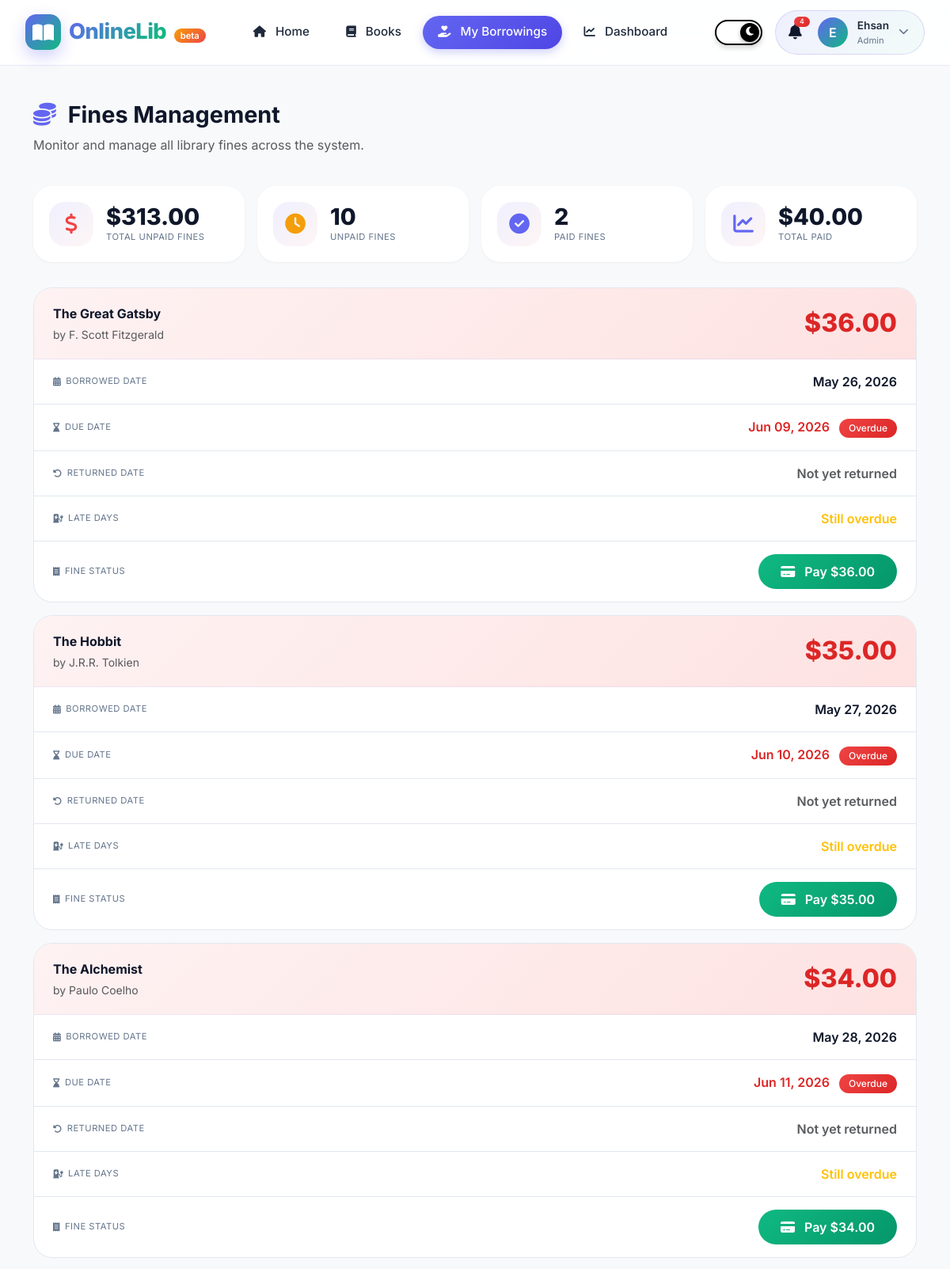
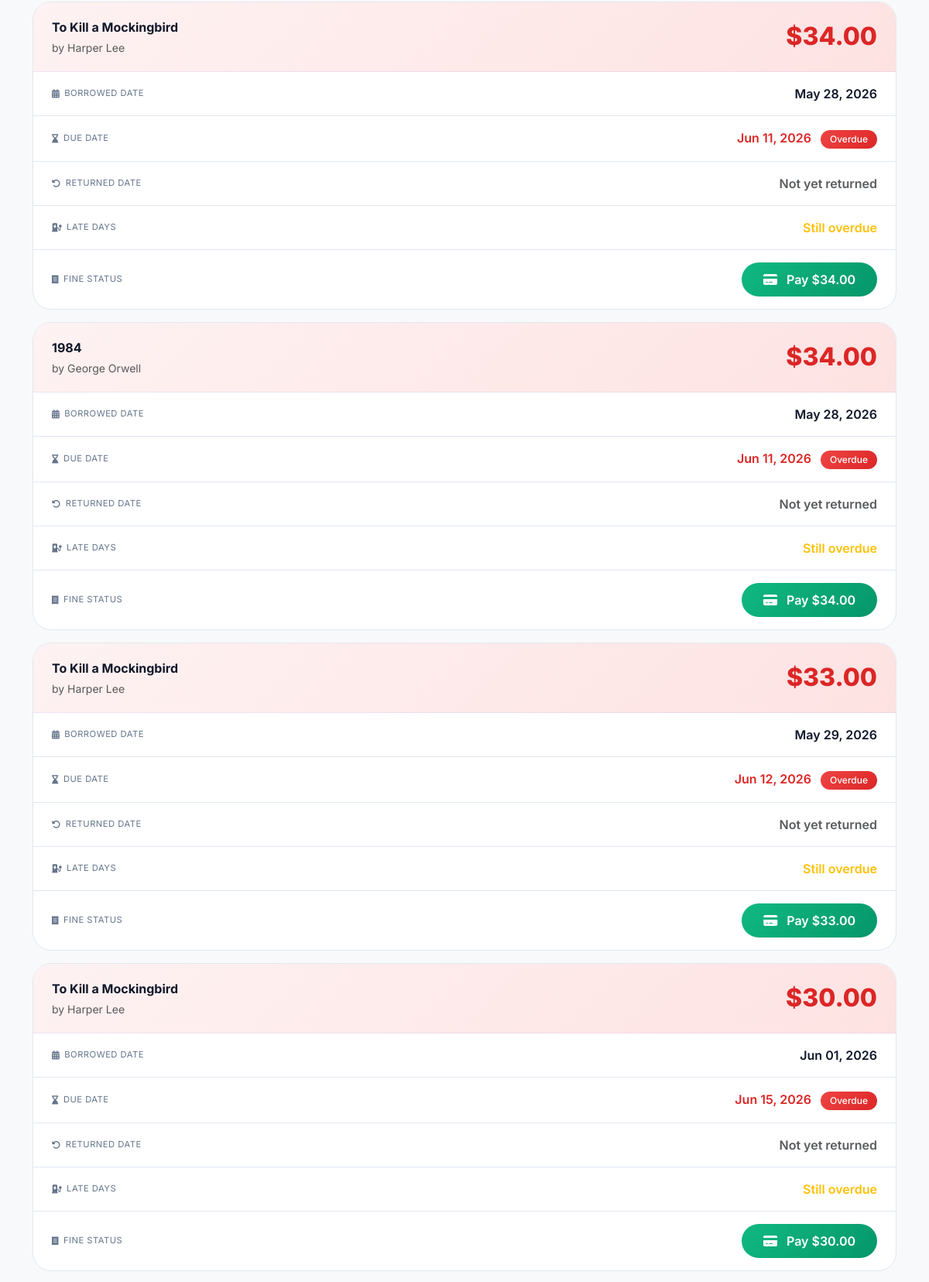
The app's page /borrowing/fines/ (signed in, upper part) with its own data (2 pictures, top to bottom).
### accounts/models.py (models this page shows, shortened)
class CustomUser(AbstractUser):
    class Role(models.TextChoices):
        ADMIN = "ADMIN", _("Admin")
        MEMBER = "MEMBER", _("Member")
    email = models.EmailField(_("email address"), unique=True)
    role = models.CharField(
        _("role"),
        max_length=10,
        choices=Role.choices,
        default=Role.MEMBER,
    )
    objects = CustomUserManager()
    USERNAME_FIELD = "username"
    REQUIRED_FIELDS = ["email"]
    class Meta:
        verbose_name = _("user")
        verbose_name_plural = _("users")

### borrowing/models.py (models this page shows, shortened)
class Fine(models.Model):
    user = models.ForeignKey(
        settings.AUTH_USER_MODEL,
        on_delete=models.CASCADE,
        related_name="fines",
    )
    borrow = models.OneToOneField(
        Borrow,
        on_delete=models.CASCADE,
        related_name="fine",
    )
    amount = models.DecimalField(max_digits=6, decimal_places=2, default=0.00)
    is_paid = models.BooleanField(default=False)
    class Meta:
        ordering = ["is_paid", "-amount"]

class Borrow(models.Model):
    class StatusChoices(models.TextChoices):
        PENDING = "PENDING", "Pending Request"
        BORROWED = "BORROWED", "Borrowed"
        RETURNED = "RETURNED", "Returned"
        REJECTED = "REJECTED", "Rejected"
    user = models.ForeignKey(
        settings.AUTH_USER_MODEL,
        on_delete=models.CASCADE,
        related_name="borrowings",
    )
    book = models.ForeignKey(
        Book,
        on_delete=models.CASCADE,
        related_name="borrowings",
    )
    request_date = models.DateTimeField(default=timezone.now)
    borrow_date = models.DateTimeField(null=True, blank=True)
    due_date = models.DateTimeField(null=True, blank=True)
    return_date = models.DateTimeField(null=True, blank=True)
    status = models.CharField(
        max_length=10,
        choices=StatusChoices.choices,
        default=StatusChoices.PENDING,
    )
    approved_by = models.ForeignKey(
        settings.AUTH_USER_MODEL,
        on_delete=models.SET_NULL,
        null=True,
        blank=True,
        related_name="approved_borrowings",
    )
    rejected_reason = models.TextField(blank=True, default="")
    class Meta:
        ordering = ["-request_date"]

### books/models.py (models this page shows, shortened)
class Book(models.Model):
    title = models.CharField(max_length=255)
    author = models.CharField(max_length=255)
    genre = models.CharField(max_length=100)
    description = models.TextField(blank=True)
    publish_year = models.PositiveIntegerField()
    isbn = models.CharField(
        max_length=13,
        unique=True,
        validators=[
            RegexValidator(
                regex=r'^\d{13}$',
                message="ISBN must be exactly 13 digits.",
                code="invalid_isbn"
            )
        ]
    )
    total_copies = models.PositiveIntegerField(default=1)
    available_copies = models.PositiveIntegerField(default=1)
    cover_image = models.ImageField(upload_to="book_covers/", blank=True)
    def __init__(self, *args, **kwargs):
        available_copies_was_provided = "available_copies" in kwargs
        super().__init__(*args, **kwargs)
        self._available_copies_was_provided = available_copies_was_provided
    def __setattr__(self, name, value):
        if name == "available_copies" and "_available_copies_was_provided" in self.__dict__:
            self.__dict__["_available_copies_was_provided"] = True
        super().__setattr__(name, value)
    class Meta:
        ordering = ["title"]
        verbose_name = "book"
        verbose_name_plural = "books"

### borrowing/views.py (the view, shortened to what this page needs)
# urls.py: path("fines/", FineListView.as_view(), name="fine_list"),
class FineListView(LoginRequiredMixin, ListView):
    model = Fine
    template_name = "borrowing/fine_list.html"
    context_object_name = "fines"
    paginate_by = 10
    def get_queryset(self):
        user = self.request.user
        if user.is_superuser or getattr(user, "role", None) == "ADMIN":
            from .services import update_all_overdue_fines
            update_all_overdue_fines()
            return Fine.objects.select_related("borrow", "user", "borrow__book").all()
    def get_context_data(self, **kwargs):
        context = super().get_context_data(**kwargs)
        user = self.request.user
        if user.is_superuser or getattr(user, "role", None) == "ADMIN":
            all_fines = Fine.objects.all()
        else:
            all_fines = Fine.objects.filter(user=user)
        unpaid_fines = all_fines.filter(is_paid=False)
        paid_fines = all_fines.filter(is_paid=True)
        from django.db.models import Sum
        context['total_unpaid_amount'] = unpaid_fines.aggregate(total=Sum('amount'))['total'] or 0
        context['total_paid_amount'] = paid_fines.aggregate(total=Sum('amount'))['total'] or 0
        context['unpaid_count'] = unpaid_fines.count()
        context['paid_count'] = paid_fines.count()
        context['now'] = timezone.now()
        context['is_admin'] = user.is_superuser or getattr(user, "role", None) == "ADMIN"
        return context

### borrowing/templates/borrowing/fine_list.html (shortened to what this page needs)
{% extends "base.html" %}
{% load static %}
{% block content %}
<section class="py-4 py-md-5 bg-light min-vh-100">
    <div class="container">
        <div class="d-flex flex-column flex-md-row justify-content-between align-items-md-center mb-4">
            <div>
                <h1 class="fw-bold mb-2" style="font-size: 1.8rem;">
                    <i class="fas fa-coins me-2" style="color: var(--primary);"></i>
                    Fines Management
                </h1>
                <p class="text-muted">
                    {% if user.role == 'ADMIN' or user.is_superuser %}
                        Monitor and manage all library fines across the system.
                    {% else %}
                        View and pay your outstanding library fines.
                    {% endif %}
                </p>
            </div>
        </div>
        <div class="fine-stats-grid">
            <div class="fine-stat-card">
                <div class="fine-stat-icon {% if total_unpaid_amount > 0 %}danger{% endif %}">
                    <i class="fas fa-dollar-sign"></i>
                </div>
                <div>
                    <div class="fine-stat-number">${{ total_unpaid_amount|default:"0"|floatformat:2 }}</div>
                    <div class="fine-stat-label">Total Unpaid Fines</div>
                </div>
            </div>
            <div class="fine-stat-card">
                <div class="fine-stat-icon warning">
                    <i class="fas fa-clock"></i>
                </div>
                <div>
                    <div class="fine-stat-number">{{ unpaid_count|default:"0" }}</div>
                    <div class="fine-stat-label">Unpaid Fines</div>
                </div>
            </div>
            <div class="fine-stat-card">
                <div class="fine-stat-icon">
                    <i class="fas fa-check-circle"></i>
                </div>
                <div>
                    <div class="fine-stat-number">{{ paid_count|default:"0" }}</div>
                    <div class="fine-stat-label">Paid Fines</div>
                </div>
            </div>
            <div class="fine-stat-card">
                <div class="fine-stat-icon">
                    <i class="fas fa-chart-line"></i>
                </div>
                <div>
                    <div class="fine-stat-number">${{ total_paid_amount|default:"0"|floatformat:2 }}</div>
                    <div class="fine-stat-label">Total Paid</div>
                </div>
            </div>
        </div>
        {% if fines %}
            {% for fine in fines %}
                <div class="fine-card" id="{% if not fine.is_paid %}unpaid-fines{% endif %}">
                    <div class="fine-card-header {% if not fine.is_paid %}unpaid{% else %}paid{% endif %}">
                        <div class="row align-items-center">
                            <div class="col-12 col-md-6">
                                <div class="fine-book-title">{{ fine.borrow.book.title }}</div>
                                <div class="small text-muted">by {{ fine.borrow.book.author }}</div>
                            </div>
                            <div class="col-12 col-md-6 text-md-end mt-3 mt-md-0">
                                <div class="fine-amount {% if not fine.is_paid %}unpaid{% else %}paid{% endif %}">
                                    ${{ fine.amount|floatformat:2 }}
                                </div>
                            </div>
                        </div>
                    </div>
                    <div class="fine-card-body">
                        <div class="fine-detail-row">
                            <div class="fine-label">
                                <i class="fas fa-calendar-alt"></i> Borrowed Date
                            </div>
                            <div class="fine-value">{{ fine.borrow.borrow_date|date:"M d, Y" }}</div>
                        </div>
                        <div class="fine-detail-row">
                            <div class="fine-label">
                                <i class="fas fa-hourglass-end"></i> Due Date
                            </div>
                            <div class="fine-value {% if fine.borrow.due_date < now and not fine.is_paid %}overdue{% endif %}">
                                {{ fine.borrow.due_date|date:"M d, Y" }}
                                {% if fine.borrow.due_date < now and not fine.is_paid %}
                                    <span class="badge bg-danger ms-2">Overdue</span>
                                {% endif %}
                            </div>
                        </div>
                        <div class="fine-detail-row">
                            <div class="fine-label">
                                <i class="fas fa-undo-alt"></i> Returned Date
                            </div>
                            <div class="fine-value">
                                {% if fine.borrow.return_date %}
                                    {{ fine.borrow.return_date|date:"M d, Y" }}
                                {% else %}
                                    <span class="text-muted">Not yet returned</span>
                                {% endif %}
                            </div>
                        </div>
                        <div class="fine-detail-row">
                            <div class="fine-label">
                                <i class="fas fa-charging-station"></i> Late Days
                            </div>
                            <div class="fine-value">
                                {% if fine.borrow.return_date %}
                                    {% with late_days=fine.borrow.return_date|timeuntil:fine.borrow.due_date %}
                                        {% if fine.borrow.return_date > fine.borrow.due_date %}
                                            {{ fine.borrow.due_date|timesince:fine.borrow.return_date }} late
                                        {% else %}
                                            On time
                                        {% endif %}
                                    {% endwith %}
                                {% else %}
                                    <span class="text-warning">Still overdue</span>
                                {% endif %}
                            </div>
                        </div>
                        <div class="fine-detail-row">
                            <div class="fine-label">
                                <i class="fas fa-receipt"></i> Fine Status
                            </div>
                            <div>
                                {% if fine.is_paid %}
                                    <span class="paid-badge">
                                        <i class="fas fa-check-circle"></i> Paid
                                    </span>
                                {% else %}
                                    <a href="{% url 'borrowing:pay_fine' fine.pk %}" class="btn pay-btn text-white">
                                        <i class="fas fa-credit-card me-2"></i> Pay ${{ fine.amount|floatformat:2 }}
                                    </a>
                                {% endif %}
                            </div>
                        </div>
                    </div>
                </div>
            {% endfor %}
        {% endif %}
    </div>
</section>
{% endblock %}

### templates/navbar.html (shortened to what this page needs)
{% load static %}
<header class="modern-header" id="modernHeader">
    <div class="header-container">
        <a href="{% url 'dashboard:home' %}" class="logo">
            <div class="logo-icon">
                <i class="fas fa-book-open"></i>
            </div>
            <div>
                <span class="logo-text">OnlineLib</span>
                <span class="logo-badge">beta</span>
            </div>
        </a>
        <div class="nav-menu" id="navMenu">
            <a href="{% url 'dashboard:home' %}" class="nav-link-custom" data-nav="home">
                <i class="fas fa-home"></i> Home
            </a>
            <a href="{% url 'books:book_list' %}" class="nav-link-custom" data-nav="books">
                <i class="fas fa-book"></i> Books
            </a>
            {% if user.is_authenticated %}
            <a href="{% url 'borrowing:borrow_list' %}" class="nav-link-custom" data-nav="borrowings">
                <i class="fas fa-hand-holding-heart"></i> My Borrowings
            </a>
            <a href="{% url 'dashboard:user-dashboard' %}" class="nav-link-custom" data-nav="dashboard">
                <i class="fas fa-chart-line"></i> Dashboard
            </a>
            {% endif %}
        </div>
        <div class="d-flex align-items-center gap-3">
            <button class="theme-switch" id="themeToggle" title="Toggle Dark Mode" aria-label="Toggle Dark Mode">
                <div class="theme-switch-track">
                    <span class="theme-switch-slider">
                        <i class="fas fa-moon theme-switch-icon moon-icon"></i>
                    </span>
                </div>
            </button>
            {% if user.is_authenticated %}
            <div class="user-dropdown" id="userDropdown">
                <div class="user-btn" id="userBtn">
                    <a href="{% url 'notif:list' %}"
                       class="text-decoration-none me-2"
                       style="color: inherit; position: relative;"
                       onclick="event.stopPropagation();">
                        <i class="fas fa-bell" style="font-size: 1.2rem;"></i>
                        <span id="notifBadge"
                              class="badge bg-danger rounded-pill"
                              style="position: absolute; top: -8px; right: -10px; font-size: 0.55rem; padding: 2px 7px; display: none; min-width: 18px; animation: pulse 2s infinite;">
                        </span>
                    </a>
                    <div class="user-avatar">
                        {{ user.username|first|upper }}
                    </div>
                    <div class="user-info">
                        <div class="user-name">{{ user.get_full_name|default:user.username|truncatechars:12 }}</div>
                        <div class="user-role">{{ user.get_role_display }}</div>
                    </div>
                    <i class="fas fa-chevron-down dropdown-icon"></i>
                </div>
            </div>
            {% endif %}
        </div>
    </div>
</header>

### records on screen
CustomUser: username|first "E", get_full_name "Ehsan", role "Admin"
Fine: borrow.book "The Great Gatsby", borrow.book.author "F. Scott Fitzgerald", amount "36.00", borrow.borrow_date "May 26, 2026", borrow.due_date "Jun 09, 2026", is_paid "Overdue", shows "Not yet returned", shows "Still overdue"
Fine: borrow.book "The Hobbit", borrow.book.author "J.R.R. Tolkien", amount "35.00", borrow.borrow_date "May 27, 2026", borrow.due_date "Jun 10, 2026", is_paid "Overdue", shows "Not yet returned", shows "Still overdue"
Fine: borrow.book "The Alchemist", borrow.book.author "Paulo Coelho", amount "34.00", borrow.borrow_date "May 28, 2026", borrow.due_date "Jun 11, 2026", is_paid "Overdue", shows "Not yet returned", shows "Still overdue"
Fine: borrow.book "To Kill a Mockingbird", borrow.book.author "Harper Lee", amount "34.00", borrow.borrow_date "May 28, 2026", borrow.due_date "Jun 11, 2026", is_paid "Overdue", shows "Not yet returned", shows "Still overdue"
Fine: borrow.book "1984", borrow.book.author "George Orwell", amount "34.00", borrow.borrow_date "May 28, 2026", borrow.due_date "Jun 11, 2026", is_paid "Overdue", shows "Not yet returned", shows "Still overdue"
Fine: borrow.book "To Kill a Mockingbird", borrow.book.author "Harper Lee", amount "33.00", borrow.borrow_date "May 29, 2026", borrow.due_date "Jun 12, 2026", is_paid "Overdue", shows "Not yet returned", shows "Still overdue"
Fine: borrow.book "To Kill a Mockingbird", borrow.book.author "Harper Lee", amount "30.00", borrow.borrow_date "Jun 01, 2026", borrow.due_date "Jun 15, 2026", is_paid "Overdue", shows "Not yet returned", shows "Still overdue"

### other values on screen
{{ total_unpaid_amount|default:"0"|floatformat:2 }} "313.00"
{{ unpaid_count|default:"0" }} "10"
{{ paid_count|default:"0" }} "2"
{{ total_paid_amount|default:"0"|floatformat:2 }} "40.00"
